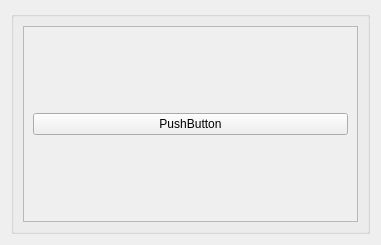
<?xml version="1.0" encoding="UTF-8"?>
<ui version="4.0">
 <class>Form</class>
 <widget class="QWidget" name="Form">
  <property name="geometry">
   <rect>
    <x>0</x>
    <y>0</y>
    <width>381</width>
    <height>245</height>
   </rect>
  </property>
  <property name="windowTitle">
   <string>Form</string>
  </property>
  <layout class="QHBoxLayout" name="horizontalLayout_3">
   <item>
    <widget class="QGroupBox" name="shotsGroupBox">
     <property name="title">
      <string/>
     </property>
     <layout class="QHBoxLayout" name="horizontalLayout_2">
      <item>
       <layout class="QHBoxLayout" name="layoutShots">
        <item>
         <widget class="QScrollArea" name="layoutShotsScroll">
          <property name="widgetResizable">
           <bool>true</bool>
          </property>
          <widget class="QWidget" name="widgetShotsScroll">
           <property name="geometry">
            <rect>
             <x>0</x>
             <y>0</y>
             <width>323</width>
             <height>187</height>
            </rect>
           </property>
           <layout class="QHBoxLayout" name="horizontalLayout">
            <item>
             <widget class="QPushButton" name="pushButton">
              <property name="text">
               <string>PushButton</string>
              </property>
             </widget>
            </item>
           </layout>
          </widget>
         </widget>
        </item>
       </layout>
      </item>
     </layout>
    </widget>
   </item>
  </layout>
 </widget>
 <resources/>
 <connections/>
</ui>
